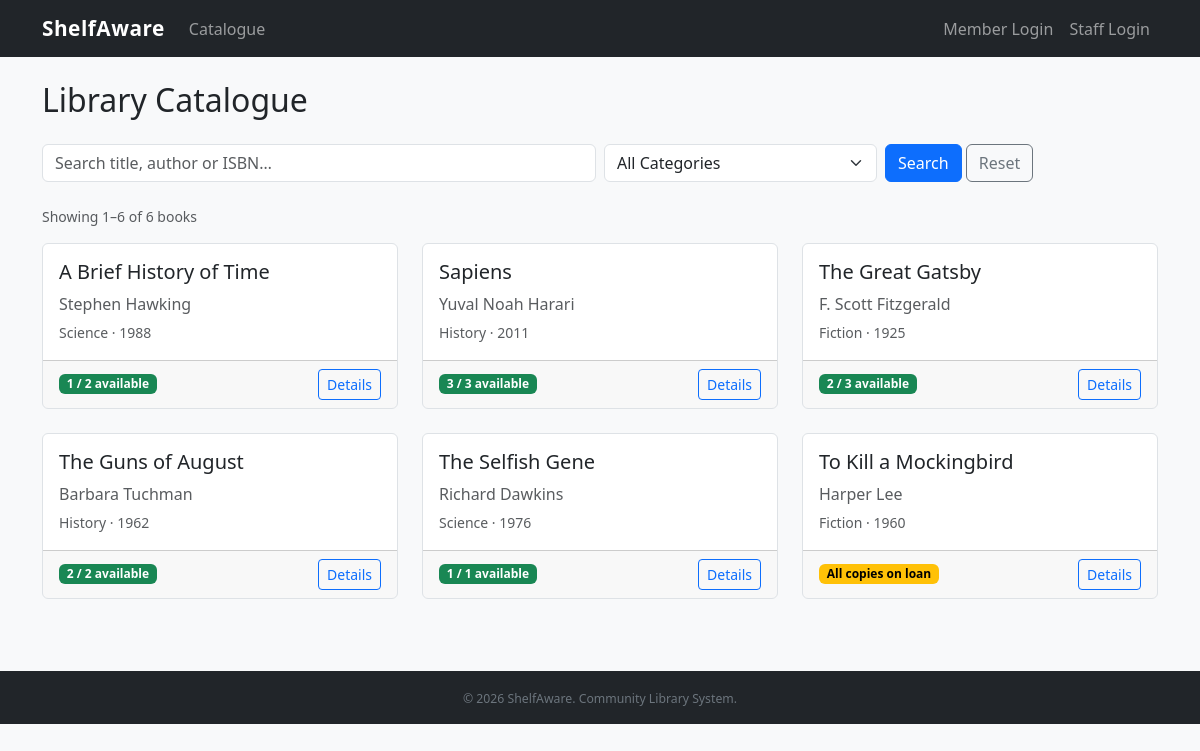
The page / on the database its author committed.
### tables this page shows
CREATE TABLE IF NOT EXISTS book (
    Book_id INT PRIMARY KEY AUTO_INCREMENT,
    Title VARCHAR(200) NOT NULL,
    Author VARCHAR(150) NOT NULL,
    ISBN VARCHAR(20),
    Category_id INT NOT NULL,
    CopiesTotal INT NOT NULL DEFAULT 1,
    CopiesAvailable INT NOT NULL DEFAULT 1,
    Year INT,
    CONSTRAINT fk_book_category FOREIGN KEY (Category_id) REFERENCES category(Category_id)
);

CREATE TABLE IF NOT EXISTS category (
    Category_id INT PRIMARY KEY AUTO_INCREMENT,
    Name VARCHAR(100) NOT NULL
);

### helpers.php (called while the page is built, shortened)
<?php
function e(mixed $s): string
{
    return htmlspecialchars((string)$s, ENT_QUOTES | ENT_SUBSTITUTE, 'UTF-8');
}

### index.php (the view, shortened to what this page needs)
<?php
require_once __DIR__ . '/helpers.php';
$pdo = get_pdo();
$search   = trim($_GET['q'] ?? '');
$page     = max(1, (int)($_GET['page'] ?? 1));
$per_page = 25;
$where  = "WHERE 1=1";
$params = [];
$cnt_stmt = $pdo->prepare("SELECT COUNT(*) FROM book b JOIN category c ON b.Category_id = c.Category_id $where");
$cnt_stmt->execute($params);
$total_books = (int)$cnt_stmt->fetchColumn();
$total_pages = max(1, (int)ceil($total_books / $per_page));
$page        = min($page, $total_pages);
$offset      = ($page - 1) * $per_page;
$sql  = "SELECT b.*, c.Name AS CategoryName FROM book b JOIN category c ON b.Category_id = c.Category_id $where ORDER BY b.Title LIMIT $per_page OFFSET $offset";
$stmt = $pdo->prepare($sql);
$stmt->execute($params);
$books = $stmt->fetchAll();
require __DIR__ . '/partials/header.php';
?>
<h2 class="mb-4">Library Catalogue</h2>
<form method="get" class="row g-2 mb-4">
    <div class="col-sm-6">
        <input type="text" name="q" class="form-control"
               placeholder="Search title, author or ISBN&hellip;"
               value="<?= e($search) ?>">
    </div>
    <div class="col-sm-3">
        <select name="cat" class="form-select">
            <option value="0">All Categories</option>
        </select>
    </div>
    <div class="col-sm-auto">
        <button type="submit" class="btn btn-primary">Search</button>
        <a href="/index.php" class="btn btn-outline-secondary">Reset</a>
    </div>
</form>
<?php if (empty($books) && $page === 1): ?>
<div class="alert alert-info">No books found matching your criteria.</div>
<?php else: ?>
<p class="text-muted small mb-3">
    Showing <?= $offset + 1 ?>–<?= min($offset + $per_page, $total_books) ?> of <?= $total_books ?> books
</p>
<div class="row row-cols-1 row-cols-md-3 g-4">
    <?php foreach ($books as $book): ?>
    <div class="col">
        <div class="card h-100 book-card">
            <div class="card-body">
                <h5 class="card-title">
                    <a href="/book.php?id=<?= e($book['Book_id']) ?>" class="text-decoration-none">
                        <?= e($book['Title']) ?>
                    </a>
                </h5>
                <p class="card-text text-muted mb-1"><?= e($book['Author']) ?></p>
                <p class="card-text">
                    <small class="text-muted">
                        <?= e($book['CategoryName']) ?>
                        <?php if ($book['Year']): ?>
                        &middot; <?= e($book['Year']) ?>
                        <?php endif; ?>
                    </small>
                </p>
            </div>
            <div class="card-footer d-flex justify-content-between align-items-center">
                <?php if ((int)$book['CopiesAvailable'] > 0): ?>
                <span class="badge bg-success">
                    <?= e($book['CopiesAvailable']) ?> / <?= e($book['CopiesTotal']) ?> available
                </span>
                <?php else: ?>
                <span class="badge bg-warning text-dark">All copies on loan</span>
                <?php endif; ?>
                <a href="/book.php?id=<?= e($book['Book_id']) ?>" class="btn btn-sm btn-outline-primary">
                    Details
                </a>
            </div>
        </div>
    </div>
    <?php endforeach; ?>
</div>
<?php endif; ?>
<?php require __DIR__ . '/partials/footer.php'; ?>

### partials/header.php (shortened to what this page needs)
<!DOCTYPE html>
<html lang="en">
<head>
    <link rel="stylesheet" href="https://cdn.jsdelivr.net/npm/bootstrap@5.3.2/dist/css/bootstrap.min.css">
    <link rel="stylesheet" href="/styles.css">
</head>
<body>
<nav class="navbar navbar-expand-lg navbar-dark bg-dark">
    <div class="container">
        <a class="navbar-brand fw-bold" href="/index.php"><?= e(APP_NAME) ?></a>
        <div class="collapse navbar-collapse" id="navMain">
            <ul class="navbar-nav me-auto">
                <li class="nav-item"><a class="nav-link" href="/index.php">Catalogue</a></li>
            </ul>
            <ul class="navbar-nav">
                <?php if (!empty($_SESSION['member_id'])): ?>
                <li class="nav-item"><a class="nav-link" href="/my_account.php">My Account</a></li>
                <li class="nav-item"><a class="nav-link" href="/logout.php">Log Out</a></li>
                <?php elseif (!empty($_SESSION['staff_id'])): ?>
                <li class="nav-item"><a class="nav-link" href="/staff_dashboard.php"><?= e($_SESSION['staff_username'] ?? 'Staff') ?></a></li>
                <li class="nav-item"><a class="nav-link" href="/logout.php">Log Out</a></li>
                <?php else: ?>
                <li class="nav-item"><a class="nav-link" href="/login.php">Member Login</a></li>
                <li class="nav-item"><a class="nav-link" href="/staff_login.php">Staff Login</a></li>
                <?php endif; ?>
            </ul>
        </div>
    </div>
</nav>
<main class="container py-4">

### partials/footer.php (shortened to what this page needs)
</main>
<footer class="bg-dark text-secondary text-center py-3 mt-5">
    <div class="container">
        <small>&copy; <?= date('Y') ?> <?= e(APP_NAME) ?>. Community Library System.</small>
    </div>
</footer>
</body>
</html>

### styles.css (style rules this page uses)
body { background-color: #f8f9fa; }
.navbar-brand { letter-spacing: 0.5px; font-size: 1.3rem; }
.book-card { transition: box-shadow 0.15s ease-in-out; border: 1px solid #dee2e6; }
.book-card .card-title a { color: #212529; }
.badge.bg-warning { color: #000 !important; }
footer { font-size: 0.875rem; }

### rows shown on the page
book: Title "A Brief History of Time", Author "Stephen Hawking", Category.Name "Science", Year "1988", CopiesAvailable "1", CopiesTotal "2"
book: Title "Sapiens", Author "Yuval Noah Harari", Category.Name "History", Year "2011", CopiesAvailable "3", CopiesTotal "3"
book: Title "The Great Gatsby", Author "F. Scott Fitzgerald", Category.Name "Fiction", Year "1925", CopiesAvailable "2", CopiesTotal "3"
book: Title "The Guns of August", Author "Barbara Tuchman", Category.Name "History", Year "1962", CopiesAvailable "2", CopiesTotal "2"
book: Title "The Selfish Gene", Author "Richard Dawkins", Category.Name "Science", Year "1976", CopiesAvailable "1", CopiesTotal "1"
book: Title "To Kill a Mockingbird", Author "Harper Lee", Category.Name "Fiction", Year "1960", CopiesAvailable "All copies on loan"

### other values the page prints
APP_NAME "ShelfAware"
$offset + 1 "1"
min($offset + $per_page, $total_books) "6"
$total_books "6"
